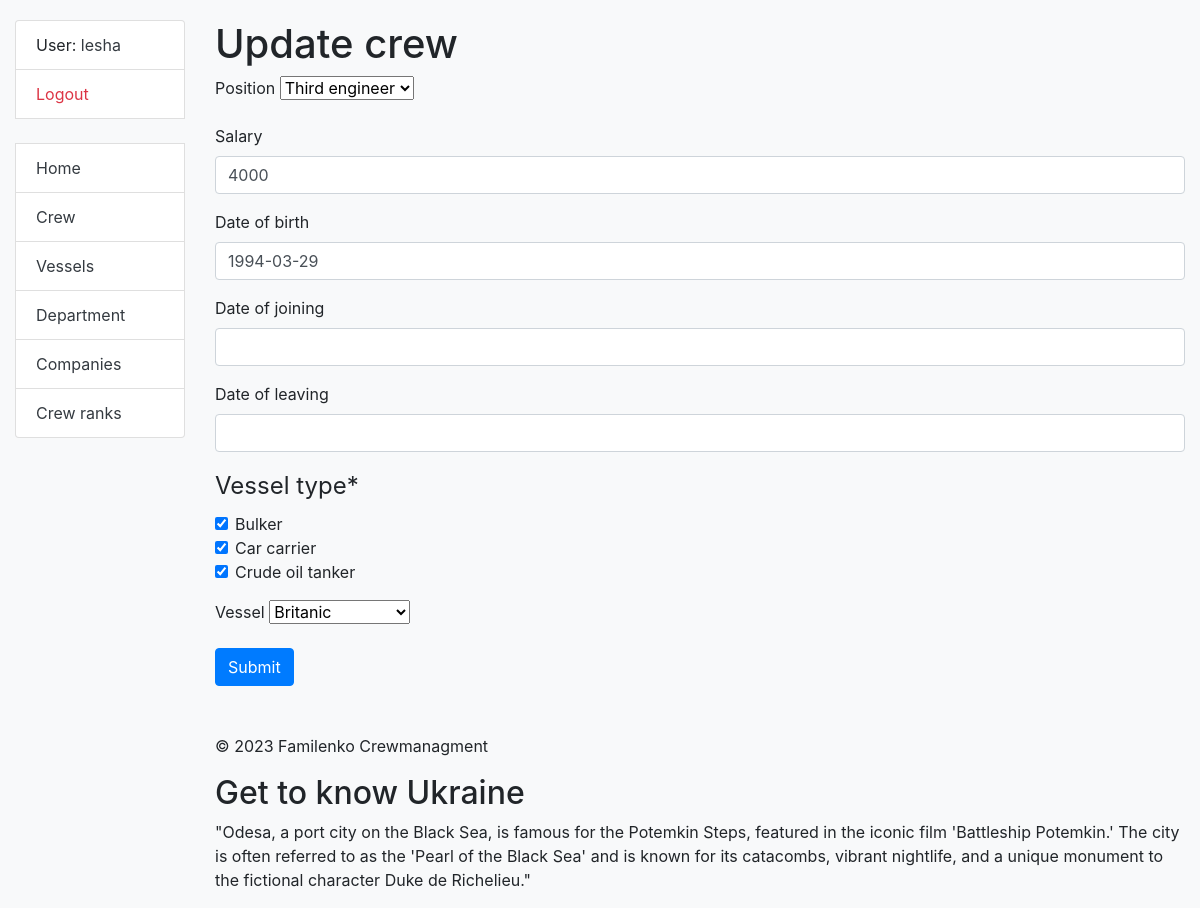
The app's page /crew/1/update/ (signed in), older data.
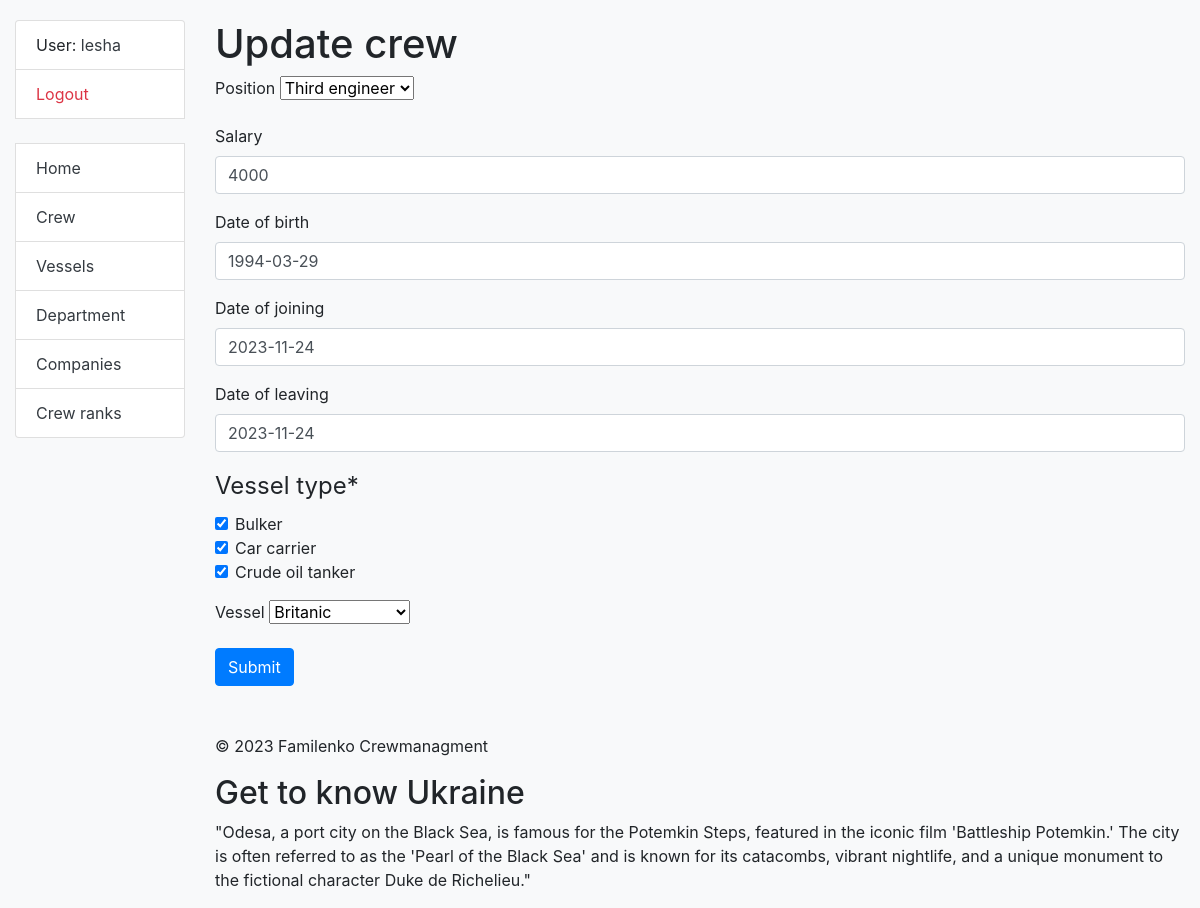
The same page, newer data.
### crewing/models.py (models this page shows, shortened)
class Crew(AbstractUser):
    position = models.ForeignKey(Position, on_delete=models.CASCADE, related_name='sailors', null=True, blank=True)
    salary = models.IntegerField(null=True, blank=True)
    date_of_birth = models.DateField(null=True, blank=True)
    date_of_joining = models.DateField(null=True, blank=True)
    date_of_leaving = models.DateField(null=True, blank=True)
    vessel_type = models.ManyToManyField(VesselType, related_name='sailors')
    vessel = models.ForeignKey('Vessel', on_delete=models.DO_NOTHING, related_name='sailors', null=True, blank=True)
    class Meta:
        verbose_name_plural = "sailors"
        verbose_name = "sailor"
        ordering = ["-position"]
    def get_absolute_url(self):
        return reverse("crewing:crew-detail", kwargs={"pk": self.pk})

### crewing/views.py (the view)
# urls.py: path("crew/<int:pk>/update/", CrewUpdateView.as_view(), name="crew-update"),
class CrewUpdateView(LoginRequiredMixin, generic.UpdateView):
    model = Crew
    form_class = CrewUpdateForm
    success_url = reverse_lazy("crewing:crew-list")

### crewing/forms.py
class CrewUpdateForm(forms.ModelForm):
    vessel_type = forms.ModelMultipleChoiceField(
        queryset=VesselType.objects.all(),
        widget=forms.CheckboxSelectMultiple,
    )
    class Meta:
        model = get_user_model()
        fields = (
            "position",
            "salary",
            "date_of_birth",
            "date_of_joining",
            "date_of_leaving",
            "vessel_type",
            "vessel",
        )

### crewing/context_processors.py (called while the page is built)
def get_interesting_fact(request: HttpRequest) -> dict:
    with open("crewing/data_for_footer.json", "r") as f:
        history_data = f.read().split("\n")
    history = random.choice(history_data)
    return {"history": history}

### crewing/models.py (called while the page is built)
    def __str__(self):
        return self.name

    def __str__(self):
        return self.name

    def __str__(self):
        return self.name

### templates/crewing/crew_form.html (shortened to what this page needs)
{% extends "base.html" %}
{% load crispy_forms_filters %}
{% block content %}
  <h1>{{ object|yesno:"Update,Create" }} crew</h1>
  <form action="" method="post" novalidate>
    {{ form|crispy }}
    <input type="submit" value="Submit" class="btn btn-primary">
  </form>
{% endblock %}

### templates/includes/sidebar.html
<ul class="sidebar-nav list-group bg-light">
  {% if user.is_authenticated %}
    <li class="list-group-item">User: <a href="{{ user.get_absolute_url }}" class="text-dark">{{ user.get_username }}</a></li>
    <li class="list-group-item"><a href="{% url 'logout'%}?next={{request.path}}" class="text-danger">Logout</a></li>
  {% else %}
    <li class="list-group-item"><a href="{% url 'login'%}?next={{request.path}}" class="text-primary">Login</a></li>
  {% endif %}
  <br>
  <li class="list-group-item"><a href="{% url 'crewing:index' %}" class="text-dark">Home</a></li>
  <li class="list-group-item"><a href="{% url 'crewing:crew-list' %}" class="text-dark">Crew</a></li>
  <li class="list-group-item"><a href="{% url 'crewing:vessel-list' %}" class="text-dark">Vessels</a></li>
  <li class="list-group-item"><a href="{% url 'crewing:vessel-type-list' %}" class="text-dark">Department</a></li>
  <li class="list-group-item"><a href="{% url 'crewing:company-list' %}" class="text-dark">Companies</a></li>
  <li class="list-group-item"><a href="{% url 'crewing:position-list' %}" class="text-dark">Crew ranks</a></li>
</ul>

Row changes from the older to the newer data that the page shows:
changed Crew "lesha": date_of_joining (not shown) → "2023-11-24"; date_of_leaving (not shown) → "2023-11-24"
